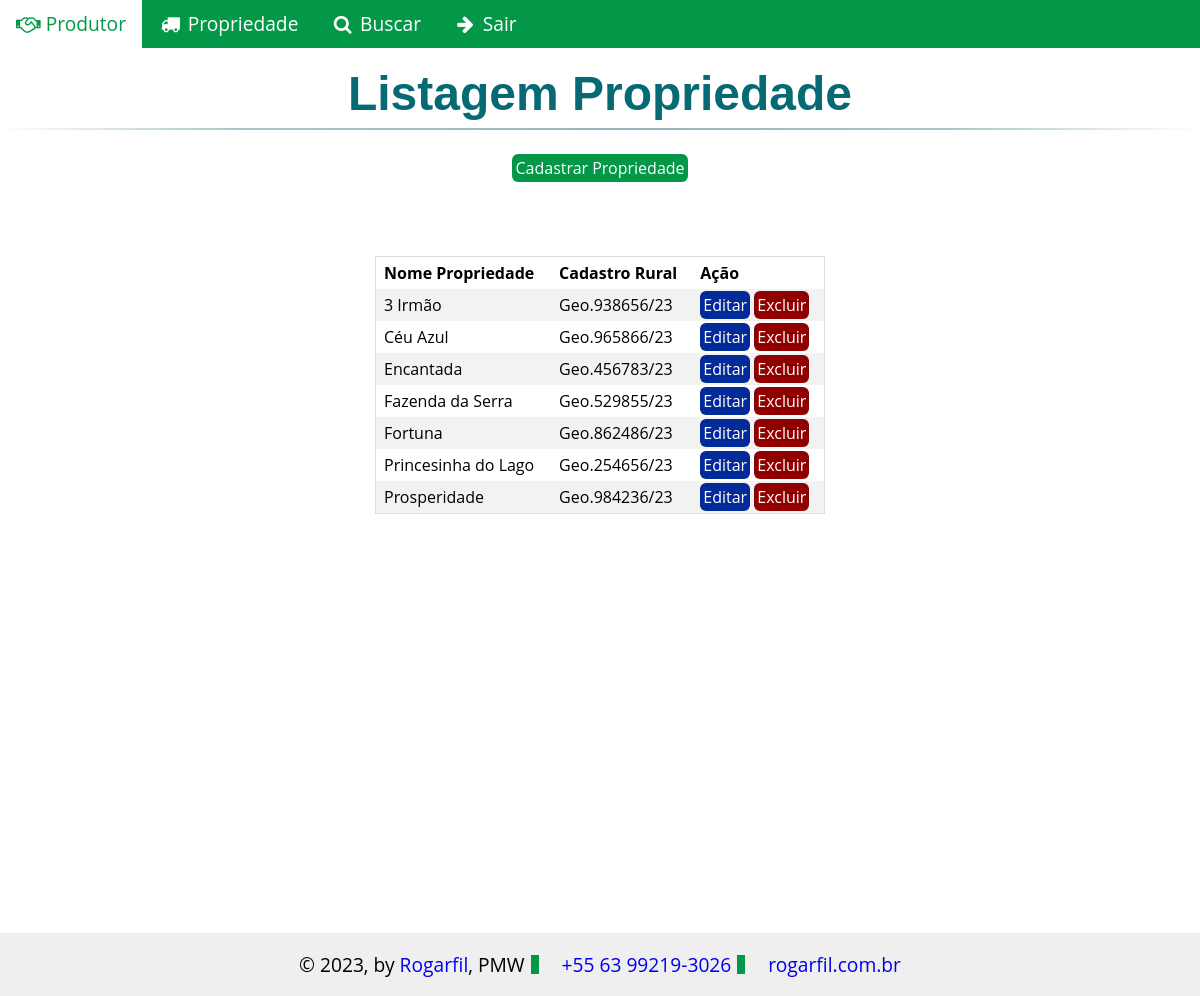
Page /propriedade (signed in) on the committed database.
### tables this page shows
CREATE TABLE `propriedade` (
  `idPropriedade` int(11) NOT NULL,
  `nomePropriedade` varchar(100) NOT NULL,
  `cadastroRural` varchar(43) NOT NULL
);

### src/controllers/url.php (called while the page is built, shortened)
<?php
    $modulo = Url::getURL(0);
if (file_exists("src/views/" . $modulo . ".php")) :
    require "src/views/" . $modulo . ".php";
else :
    require "src/views/404.php";
endif;

### src/models/Crud.php (called while the page is built, shortened)
<?php
class Crud
{
    private $pdo = null;
    private static $crud = null;
    private function __construct($turn_on, $table = null)
    {
        if (!empty($turn_on)) :
            $this->pdo = $turn_on;
        else :
            echo "<h3>Conexão inexistente!</h3>";
            exit();
        endif;
    }
    public static function getInstance($turn_on, $table = null)
    {
        if (!isset(self::$crud)) :
            try {
                self::$crud = new Crud($turn_on, $table);
            } catch (PDOException $e) {
                echo "Erro " . $e->getMessage();
            }
        endif;
        return self::$crud;
    }
    public function getSQLGeneric($sql, $arrayParams = null, $fetchAll = true)
    {
        try {
            $stmt = $this->pdo->prepare($sql);
            $stmt->execute();
            if ($fetchAll) :
                $dados = $stmt->fetchAll(PDO::FETCH_OBJ);
            else :
                $dados = $stmt->fetch(PDO::FETCH_OBJ);
            endif;
            return $dados;
        } catch (PDOException $e) {
            echo "Erro: " . $e->getMessage();
        }
    }
}

### src/controllers/propriedade/tabelaPropriedade.php (called while the page is built, shortened)
<?php
$pdo = Connection::getInstance();
$crud = Crud::getInstance($pdo, 'propriedade');
$sql = 'SELECT * FROM propriedade ORDER BY nomePropriedade ASC';
$arrayParam = array();
$turn_back = $crud->getSQLGeneric($sql, $arrayParam, true);

### src/controllers/functions.php (called while the page is built)
<?php
function mask($val, $mask)
{
    $maskared = '';
    $k = 0;
    for ($i = 0; $i <= strlen($mask) - 1; $i++) {
        if ($mask[$i] == '#') {
            if (isset($val[$k])) {
                $maskared .= $val[$k++];
            }
        } else {
            if (isset($mask[$i])) {
                $maskared .= $mask[$i];
            }
        }
    }
    return $maskared;
}

### src/views/propriedade.php (the view, shortened to what this page needs)
<?php
require 'src/controllers/propriedade/tabelaPropriedade.php'; ?>
<legend><h1>Listagem Propriedade</h1></legend>
<a href='reg_propriedade' class="btn btn-submit">Cadastrar Propriedade</a>
<?php if (!empty($turn_back)) : ?>
    <div class="content">
        <table class="rTable">
            <tr>
                <th>Nome Propriedade</th>
                <th>Cadastro Rural</th>
                <th>Ação</th>
            </tr>
            <?php foreach ($turn_back as $tb) : ?>
            <tr>
                <td><?=$tb->nomePropriedade?></td>
                <td><?=mask($tb->cadastroRural, '###.######/##')?></td>
                <td>
                <a href='edit_propriedade?idPropriedade=<?=$tb->idPropriedade?>' class="btn btn-editar">Editar</a>
                <a class="Deletar btn btn-excluir" href="<?php echo
                "src/controllers/propriedade/eliminarPropriedade.php?idPropriedade=$tb->idPropriedade";
                ?>">Excluir</a>
                </td>
            </tr>
            <?php endforeach; ?>
        </table>
    </div>
<?php else : ?>
<h3 class="text-center text-primary">Não existem Propriedades cadastrados!</h3>
<?php endif; ?>

### src/public/css/style.css (style rules this page uses)
legend h1 { margin: 1.25rem 0 0 0; }
.content { width: 31.25rem; min-height: 35rem; margin: 5rem auto; position: relative; }
h1 { font-size: 3rem; color: #066a75; padding: 0.125rem 0 0.625rem 0; font-family: Arial, sans-serif; font-weight: bold; padding-bottom: 1.875rem; }
h1:after { content: " "; display: block; width: 100%; height: 0.125rem; margin-top: 0.625rem; background: -webkit-linear-gradient( left, rgba(147, 184, 189, 0) 0%, rgba(147, 184, 189, 0.8) 20%, rgba(147, 184, 189, 1) 53%, rgba(147, 184, 189, 0.8) 79%, rgba(147, 184, 189, 0) 100% ); background: linear-gradient( left, rgba(147, 184, 189, 0) 0%, rgba(147, 184, 189, 0.8) 20%, rgba(147, 184, 189, 1) 53%, rgba(147, 184, 189, 0.8) 79%, rgba(147, 184, 189, 0) 100% ); }
table { width: 100%; border: 0.063rem solid #ddd; float: unset; }
th, td { text-align: left; padding: 0.5rem; }
tr:nth-child(even) { background-color: #f2f2f2; }
.rTable { margin: 0 auto; width: 90%; }
.btn { margin-top: 0.625rem; padding: 0.188rem; border: none; outline: none; color: #fff; font-family: inherit; border-radius: 0.375rem; cursor: pointer; transition: all 0.3s; }
.btn-submit { background-color: #029847; }
.btn-editar { background-color: #022a98; }
.btn-excluir { background-color: #900000; }

### rows in the picture
propriedade: nomePropriedade "3 Irmão", cadastroRural "Geo.938656/23"
propriedade: nomePropriedade "Céu Azul", cadastroRural "Geo.965866/23"
propriedade: nomePropriedade "Encantada", cadastroRural "Geo.456783/23"
propriedade: nomePropriedade "Fazenda da Serra", cadastroRural "Geo.529855/23"
propriedade: nomePropriedade "Fortuna", cadastroRural "Geo.862486/23"
propriedade: nomePropriedade "Princesinha do Lago", cadastroRural "Geo.254656/23"
propriedade: nomePropriedade "Prosperidade", cadastroRural "Geo.984236/23"
